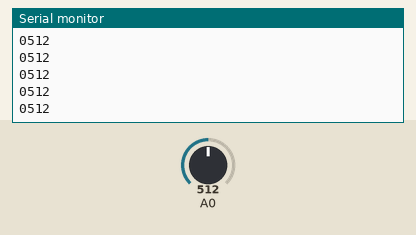
This sketch was run on a simulated Arduino Uno, built with avr-gcc and run on an emulated ATmega328P. Parts: the last lines printed to the serial monitor. The test bench sets the inputs (shaded band); at power-on: A0 = 512.

Above: at 1.2 s.
1.3 s: A0 set to 716
At 1.31 s:
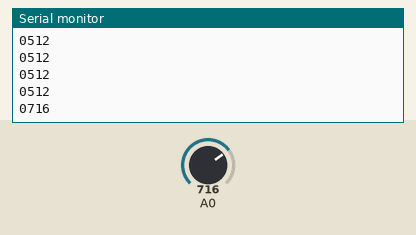
2.8 s: A0 set to 900
At 2.81 s:
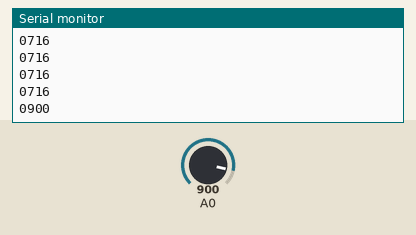
Timing chart, 0 to 5.8 s (numbered marks = the images above; inputs shaded):
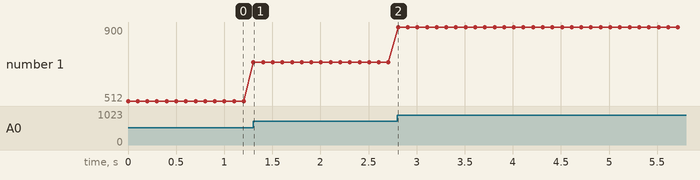

The sketch:

S5_leerArduinoAnalogico.ino
```cpp
char var[5];

void setup() {
  //Inicializamos la comunicación serial
  Serial.begin(115200);

}

void loop() {
  // Se escribe en el serial la lectura hecha en el puerto A0
  //Serial.println(analogRead(A0));

  // Hacemos la prueba también con otro puerto. Ponemos un tabulador primero
  //Serial.print("\t");
  //Serial.print(analogRead(A1));

  // Guardamos la variable númerica (de A0) en la variable "var"
  // que es un char de "ancho fijo". Se utiliza %04d para decir:
  // % variable que se va a utilizar
  // d, es un entero
  // 04, se va a guardar el entero con 4 cifras,
  // si el número fuera 1020, se guarda como 1020
  // si el número fuera 3, se guarda como 0003
  sprintf(var,"%04d",analogRead(A0));

  // Imprimimos la variable var
  Serial.println(var);


  //Generamos un delay
  delay(100);

}
```

Measured:
- after the input at 1.3 s, the serial monitor: prints a new line at once (image 1)
- after the input at 2.8 s, the serial monitor: prints a new line at once (image 2)
- plotted number 1: 512 → 716 after the input at 1.3 s, 716 → 900 after the input at 2.8 s
